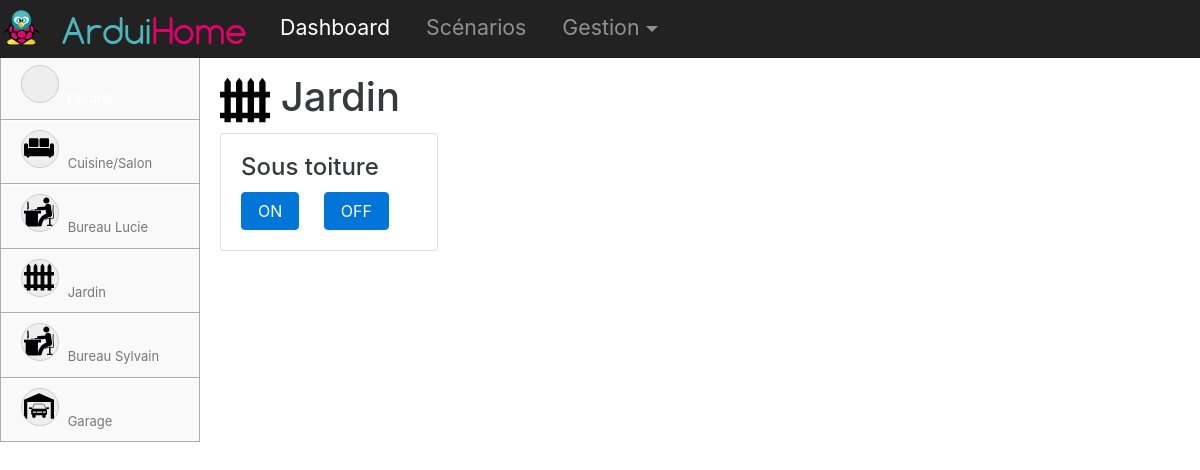
Page /index.php/dashboard/index/3 on the committed database.
### tables this page shows
CREATE TABLE `zone` (
  `id` int(11) NOT NULL,
  `zone` varchar(45) NOT NULL,
  `image` varchar(45) DEFAULT 'default'
);

CREATE TABLE `peripherique` (
  `id` int(11) NOT NULL,
  `id_type_peripherique` int(11) NOT NULL,
  `id_zone` int(11) NOT NULL,
  `id_fonction` int(11) NOT NULL,
  `nom` varchar(45) NOT NULL,
  `masque` tinyint(1) NOT NULL DEFAULT '0',
  `target` varchar(45) NOT NULL,
  `favoris` tinyint(1) NOT NULL DEFAULT '0',
  `last_heartbeat` datetime DEFAULT NULL,
  `valeur` int(5) DEFAULT NULL
);

CREATE TABLE `commande` (
  `id` int(11) NOT NULL,
  `id_peripherique` int(11) NOT NULL,
  `nom` varchar(45) NOT NULL,
  `contenu` text NOT NULL,
  `nouvelle_valeur` int(11) NOT NULL
);

### application/controllers/Dashboard.php (called while the page is built, shortened)
<?php
class Dashboard extends CI_Controller {
	public function index($_id_zone=null)
	{
		if($_id_zone)
			$zone = $this->zone_model->find($_id_zone);
		else
			$zone = $this->zone_model->BuildFavorisZone();
		$data = array(
			'zone' => $zone,
			'peripheriques' => $this->zone_model->getPeripheriques($zone)
		);
		$this->load->view('header');
		$this->load->view('dashboard', $data);
		$this->load->view('footer');
	}
}

### index.php (called while the page is built, shortened)
<?php
require_once BASEPATH.'core/CodeIgniter.php';

### application/models/Zone_model.php (called while the page is built, shortened)
<?php
class Zone_model extends CI_Model{
	public function  getZones(){
			$zones = $this->db->get('zone')->result();
			return $zones;
	}
	public function find($id_zone){
		return  $this->db->where('id', $id_zone)->get('zone')->row();
	}
	public function getPeripheriques($zone){
		if($zone->id)
			$periphs = $this->db->where('id_zone', $zone->id)->get('peripherique')->result();
		else
			$periphs = $this->db->where('favoris', 1)->get('peripherique')->result();
		$peripheriques = array();
		foreach($periphs as $periph)
			$peripheriques[] = $this->peripherique_model->find($periph->id);
		return $peripheriques;
	}
}

### application/models/Peripherique_model.php (called while the page is built, shortened)
<?php
class Peripherique_model extends CI_Model{
	public function find($_id){
		$obj = $this->db
					->select('z.*, p.*')
					->where('p.id', $_id)
					->join('zone z', 'z.id = p.id_zone')
					->get('peripherique p')
					->row();
		$obj->commandes = $this->db->where('id_peripherique', $obj->id)->get('commande')->result();
		return $obj;
	}
}

### application/views/dashboard.php (the view)
<?php include('includes/sidebar.php'); ?>
 <div class="col-md-10 zone-principale">
       <h1><img src="<?php echo base_url().'assets/img/icons/'.$zone->image; ?>.svg" style="height: 50px; width: 50px;"/> <?php echo $zone->zone; ?></h1>
       <div class="row">
        <?php foreach($peripheriques as $periph){ ?>
     	 <div class="col-md-3">
			<div class="card">
			  <div class="card-block">
			    <h4 class="card-title"><?php echo $periph->nom; ?></h4>
			  	<?php foreach($periph->commandes as $commande){ ?>
			    <a href="#" onclick="sendCommande(<?php echo $commande->id; ?>); return false;" class="card-link btn btn-primary"><?php echo $commande->nom; ?></a>
			    <?php } ?>
			  </div>
			</div>
		</div>
		<?php } ?>
	</div>
</div>

### application/views/includes/sidebar.php
<div class="col-sm-3 col-md-2 sidebar">
         <ul class="nav nav-sidebar">
           <li class="active"><a href="<?php echo site_url('dashboard/index'); ?>"><i class="icon-fav"></i> Favoris</a></li>
           <?php foreach($this->zone_model->getZones() as $zone_sidebar){ ?>
           	<li><nobr><a href="<?php echo site_url('dashboard/index/'.$zone_sidebar->id); ?>"><i class="icon" style="background-image: url('<?php echo base_url().'assets/img/icons/'.$zone_sidebar->image.'.svg'; ?>');"></i> <?php echo $zone_sidebar->zone; ?></a></nobr></li>
           <?php } ?>
         </ul>
</div>

### assets/css/arduihome.css (style rules this page uses)
body { padding-top: 55px; }
.sidebar { padding:0px; }
.sidebar li { background-color: #F9F9F9; border: 1px solid #acacac; border-top: none; }
.sidebar li a { box-shadow: 0 1px 1px #FFFFFF inset; color: #777777; display: block; font-size: 13px; padding: 10px 20px; text-decoration: none; }
.sidebar li i { background: none repeat scroll 0 0 #EEEEEE; background-size: 30px 30px; background-repeat: no-repeat; background-position: 2px 2px; border: 1px solid #CCCCCC; border-radius: 30px; color: #888888; display: inline-block; height: 38px; line-height: 38px; margin-right: 5px; text-align: center; width: 38px; }
.sidebar .active a, li a:hover { background: -moz-linear-gradient(center top , #1AAEF3, #0993D3) repeat scroll 0 0 rgba(0, 0, 0, 0); box-shadow: none; color: #FFFFFF; font-weight: bold; }
.icon-fav { background-image: url('../img/icons/etoile.svg')!important; }
.zone-principale { padding: 20px; }

### rows in the picture
zone: image (picture), zone "Cuisine/Salon"
zone: image (picture), zone "Bureau Lucie"
zone: image (picture), zone "Jardin"
zone: image (picture), zone "Bureau Sylvain"
zone: image (picture), zone "Garage"
peripherique: nom "Sous toiture"
commande: nom "ON"
commande: nom "OFF"
